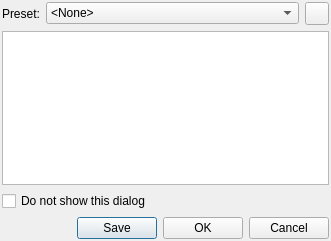
<?xml version="1.0" encoding="UTF-8"?>
<ui version="4.0">
 <class>StatusDialogVisualClass</class>
 <widget class="QDialog" name="StatusDialogVisualClass">
  <property name="geometry">
   <rect>
    <x>0</x>
    <y>0</y>
    <width>331</width>
    <height>241</height>
   </rect>
  </property>
  <property name="windowTitle">
   <string>StatusDialog</string>
  </property>
  <layout class="QGridLayout" name="gridLayout">
   <property name="margin">
    <number>2</number>
   </property>
   <item row="0" column="0">
    <layout class="QVBoxLayout" name="verticalLayout">
     <item>
      <layout class="QHBoxLayout" name="horizontalLayout_2">
       <item>
        <widget class="QLabel" name="label">
         <property name="sizePolicy">
          <sizepolicy hsizetype="Fixed" vsizetype="Preferred">
           <horstretch>0</horstretch>
           <verstretch>0</verstretch>
          </sizepolicy>
         </property>
         <property name="text">
          <string>Preset:</string>
         </property>
        </widget>
       </item>
       <item>
        <widget class="QComboBox" name="presetComboBox">
         <item>
          <property name="text">
           <string>&lt;None&gt;</string>
          </property>
         </item>
        </widget>
       </item>
       <item>
        <widget class="QToolButton" name="delButton">
         <property name="text">
          <string/>
         </property>
        </widget>
       </item>
      </layout>
     </item>
     <item>
      <widget class="QTextEdit" name="statusTextEdit"/>
     </item>
     <item>
      <widget class="QCheckBox" name="dshowBox">
       <property name="text">
        <string>Do not show this dialog</string>
       </property>
      </widget>
     </item>
     <item>
      <layout class="QHBoxLayout" name="horizontalLayout">
       <item>
        <spacer name="horizontalSpacer">
         <property name="orientation">
          <enum>Qt::Horizontal</enum>
         </property>
         <property name="sizeHint" stdset="0">
          <size>
           <width>40</width>
           <height>20</height>
          </size>
         </property>
        </spacer>
       </item>
       <item>
        <widget class="QPushButton" name="saveButton">
         <property name="sizePolicy">
          <sizepolicy hsizetype="Preferred" vsizetype="Fixed">
           <horstretch>0</horstretch>
           <verstretch>0</verstretch>
          </sizepolicy>
         </property>
         <property name="text">
          <string>Save</string>
         </property>
        </widget>
       </item>
       <item>
        <widget class="QPushButton" name="okButton">
         <property name="sizePolicy">
          <sizepolicy hsizetype="Preferred" vsizetype="Fixed">
           <horstretch>0</horstretch>
           <verstretch>0</verstretch>
          </sizepolicy>
         </property>
         <property name="text">
          <string>OK</string>
         </property>
        </widget>
       </item>
       <item>
        <widget class="QPushButton" name="cancelButton">
         <property name="sizePolicy">
          <sizepolicy hsizetype="Preferred" vsizetype="Fixed">
           <horstretch>0</horstretch>
           <verstretch>0</verstretch>
          </sizepolicy>
         </property>
         <property name="text">
          <string>Cancel</string>
         </property>
        </widget>
       </item>
      </layout>
     </item>
    </layout>
   </item>
  </layout>
 </widget>
 <layoutdefault spacing="6" margin="11"/>
 <resources/>
 <connections>
  <connection>
   <sender>okButton</sender>
   <signal>clicked()</signal>
   <receiver>StatusDialogVisualClass</receiver>
   <slot>accept()</slot>
   <hints>
    <hint type="sourcelabel">
     <x>232</x>
     <y>189</y>
    </hint>
    <hint type="destinationlabel">
     <x>181</x>
     <y>210</y>
    </hint>
   </hints>
  </connection>
  <connection>
   <sender>cancelButton</sender>
   <signal>clicked()</signal>
   <receiver>StatusDialogVisualClass</receiver>
   <slot>reject()</slot>
   <hints>
    <hint type="sourcelabel">
     <x>287</x>
     <y>189</y>
    </hint>
    <hint type="destinationlabel">
     <x>337</x>
     <y>210</y>
    </hint>
   </hints>
  </connection>
 </connections>
</ui>
